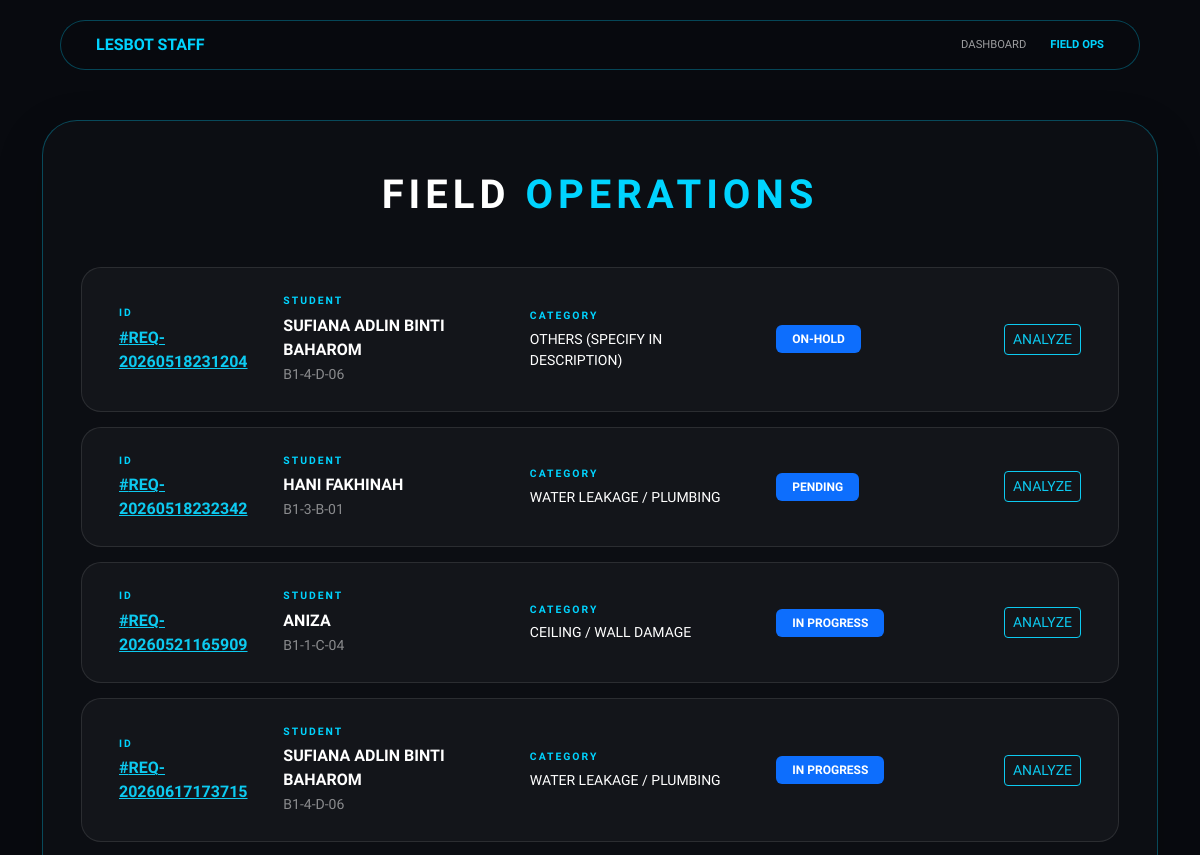
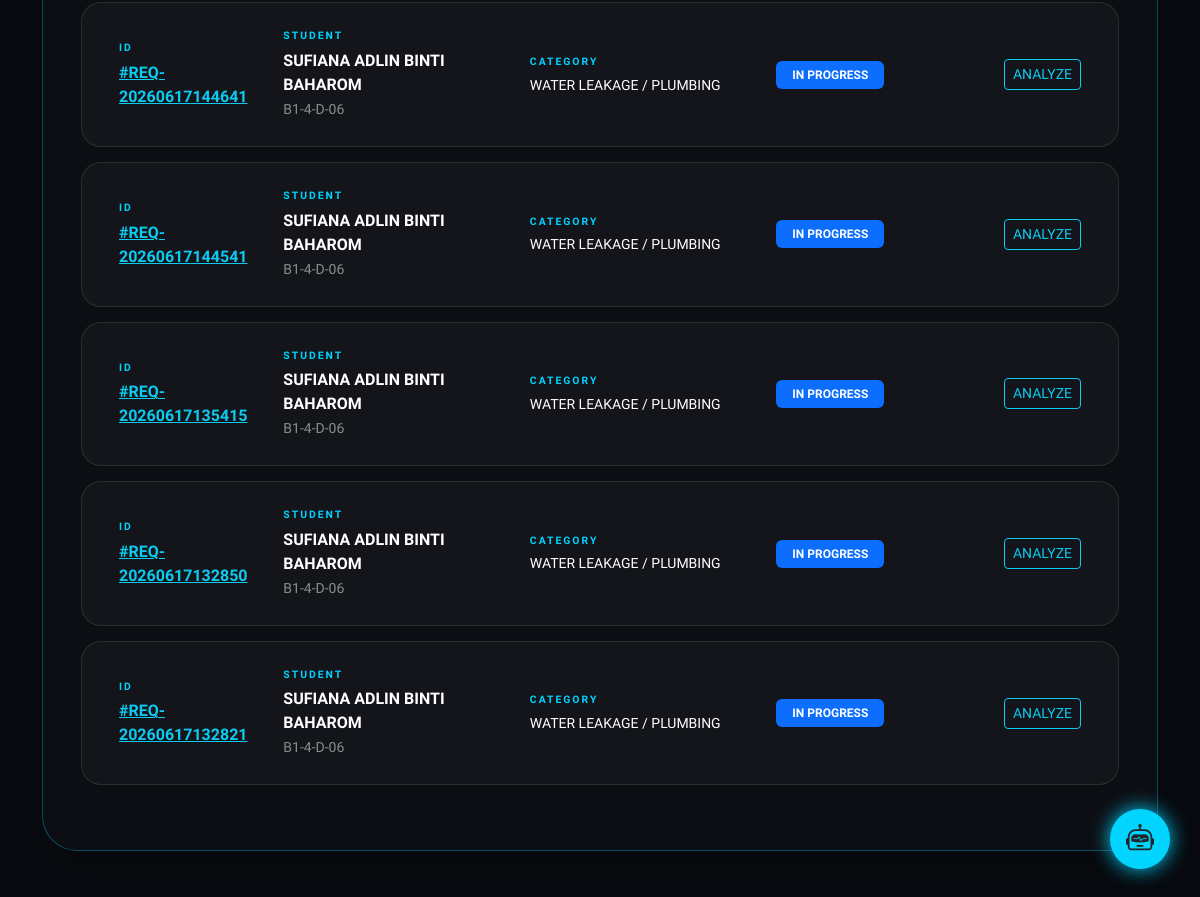
Page /staff_tasks.php (signed in) on the committed database (2 pictures, top to bottom).
### tables this page shows
CREATE TABLE `maintenance_request` (
  `my_row_id` bigint UNSIGNED NOT NULL ,
  `request_id` varchar(20) NOT NULL,
  `student_id` varchar(30) NOT NULL,
  `category_id` int NOT NULL,
  `description` text NOT NULL,
  `status` varchar(20) NOT NULL,
  `priority` varchar(20) NOT NULL,
  `assigned_staff_id` varchar(30) DEFAULT NULL,
  `created_at` timestamp NOT NULL DEFAULT CURRENT_TIMESTAMP,
  `hold_timestamp` datetime DEFAULT NULL,
  `rejected_count` int DEFAULT '0'
);

CREATE TABLE `users` (
  `my_row_id` bigint UNSIGNED NOT NULL ,
  `user_id` varchar(30) NOT NULL,
  `name` varchar(100) NOT NULL,
  `email` varchar(100) NOT NULL,
  `password` varchar(255) DEFAULT NULL,
  `role` enum('Student','Staff','Admin') NOT NULL,
  `reset_token` varchar(64) DEFAULT NULL,
  `token_expiry` datetime DEFAULT NULL,
  `requires_reset` tinyint(1) DEFAULT '0'
);

CREATE TABLE `student` (
  `my_row_id` bigint UNSIGNED NOT NULL ,
  `matric_number` varchar(30) NOT NULL,
  `room_number` varchar(20) NOT NULL,
  `year_sem` varchar(30) NOT NULL
);

CREATE TABLE `category` (
  `my_row_id` bigint UNSIGNED NOT NULL ,
  `category_id` int NOT NULL,
  `category_name` varchar(50) NOT NULL,
  `severity_level` enum('Low','Medium','High','Urgent','Critical') DEFAULT 'Medium'
);

### staff_tasks.php (the view, shortened to what this page needs)
<?php
require_once 'db_config.php';
$staff_id = $_SESSION['std_id'];
try {
    $query = "SELECT mr.*, u.name as student_name, u.email as student_email, u.user_id as student_matric,
                     s.room_number, s.year_sem, c.category_name
              FROM maintenance_request mr
              JOIN users u ON mr.student_id = u.user_id
              JOIN student s ON u.user_id = s.matric_number
              JOIN category c ON mr.category_id = c.category_id
              WHERE mr.assigned_staff_id = ? AND mr.status NOT IN ('Completed', 'Rejected')
              ORDER BY mr.priority ASC, mr.created_at DESC";
    $stmt = $pdo->prepare($query);
    $stmt->execute([$staff_id]);
    $tasks = $stmt->fetchAll();
} catch (PDOException $e) { die("Neural Link Error: " . $e->getMessage()); }
?>
<!DOCTYPE html>
<html lang="en">
<head>
    <link href="https://cdn.jsdelivr.net/npm/bootstrap@5.3.0/dist/css/bootstrap.min.css" rel="stylesheet">
    <link href="https://cdn.jsdelivr.net/npm/bootstrap-icons@1.10.0/font/bootstrap-icons.css" rel="stylesheet">
</head>
<body>
<nav class="neural-nav">
    <a href="staff_dashboard.php" style="color:var(--lesbot-cyan); font-family:'Orbitron'; font-weight:900; text-decoration:none;">LESBOT STAFF</a>
    <div class="d-flex gap-4">
        <a href="staff_dashboard.php" style="color:white; text-decoration:none; font-size:0.7rem; font-family:'Orbitron'; opacity:0.6;">DASHBOARD</a>
        <a href="staff_tasks.php" style="color:var(--lesbot-cyan); text-decoration:none; font-size:0.7rem; font-family:'Orbitron'; font-weight:900;">FIELD OPS</a>
    </div>
</nav>
<div class="container mb-5">
    <div class="system-container shadow-lg">
        <h1 class="text-center mb-5" style="font-family:'Orbitron'; font-weight:900; letter-spacing:5px;">FIELD <span style="color:var(--lesbot-cyan);">OPERATIONS</span></h1>
        <?php if(empty($tasks)): ?>
            <div class="text-center py-5">
                <i class="bi bi-shield-check text-success fs-1"></i>
                <p class="mt-3 font-orbitron">ALL TASKS ARCHIVED / COMPLETED</p>
            </div>
        <?php else: ?>
            <?php foreach($tasks as $t): ?>
                <div class="task-card row align-items-center">
                    <div class="col-md-2"><p class="label-neon">ID</p><a href="#" class="fw-bold text-info" data-bs-toggle="modal" data-bs-target="#modal-<?= $t['request_id'] ?>">#<?= $t['request_id'] ?></a></div>
                    <div class="col-md-3"><p class="label-neon">STUDENT</p><div class="fw-bold text-white"><?= $t['student_name'] ?></div><span class="small opacity-50"><?= $t['room_number'] ?></span></div>
                    <div class="col-md-3"><p class="label-neon">CATEGORY</p><div class="small"><?= $t['category_name'] ?></div></div>
                    <div class="col-md-2"><span class="badge bg-primary px-3 py-2"><?= strtoupper($t['status']) ?></span></div>
                    <div class="col-md-2 text-end"><button class="btn btn-outline-info btn-sm font-orbitron" data-bs-toggle="modal" data-bs-target="#modal-<?= $t['request_id'] ?>">ANALYZE</button></div>
                </div>
            <?php endforeach; ?>
        <?php endif; ?>
    </div>
</div>
<?php include 'chatbot_component.php'; ?>
</body>
</html>

### staff_tasks.php (style rules this page uses)
:root { --lesbot-cyan: #00d4ff; --obsidian: #080a0f; --neon-border: rgba(0, 212, 255, 0.3); }
body { background-color: var(--obsidian); color: #fff; font-family: 'Rajdhani', sans-serif; padding-top: 120px; }
.neural-nav { position: fixed; top: 20px; left: 50%; transform: translateX(-50%); width: 90%; max-width: 1200px; background: rgba(8, 10, 15, 0.95); backdrop-filter: blur(20px); border: 1px solid var(--neon-border); border-radius: 50px; padding: 12px 35px; display: flex; justify-content: space-between; align-items: center; z-index: 2000; }
.system-container { background: rgba(255, 255, 255, 0.02); border: 1px solid var(--neon-border); border-radius: 35px; padding: 50px; }
.task-card { background: rgba(255, 255, 255, 0.03); border: 1px solid rgba(255, 255, 255, 0.1); border-radius: 20px; padding: 25px; margin-bottom: 15px; transition: 0.3s; }
.label-neon { font-family: 'Orbitron'; font-size: 0.65rem; color: var(--lesbot-cyan); letter-spacing: 2px; font-weight: 900; margin-bottom: 5px; }

### rows in the picture
maintenance_request: request "REQ-20260518231204", users.name "SUFIANA ADLIN BINTI BAHAROM", student.room_number "B1-4-D-06", category.category_name "OTHERS (SPECIFY IN DESCRIPTION)", status "ON-HOLD"
maintenance_request: request "REQ-20260518232342", users.name "HANI FAKHINAH", student.room_number "B1-3-B-01", category.category_name "WATER LEAKAGE / PLUMBING", status "PENDING"
maintenance_request: request "REQ-20260521165909", users.name "ANIZA", student.room_number "B1-1-C-04", category.category_name "CEILING / WALL DAMAGE", status "IN PROGRESS"
maintenance_request: request "REQ-20260617173715", users.name "SUFIANA ADLIN BINTI BAHAROM", student.room_number "B1-4-D-06", category.category_name "WATER LEAKAGE / PLUMBING", status "IN PROGRESS"
maintenance_request: request "REQ-20260617144641", users.name "SUFIANA ADLIN BINTI BAHAROM", student.room_number "B1-4-D-06", category.category_name "WATER LEAKAGE / PLUMBING", status "IN PROGRESS"
maintenance_request: request "REQ-20260617144541", users.name "SUFIANA ADLIN BINTI BAHAROM", student.room_number "B1-4-D-06", category.category_name "WATER LEAKAGE / PLUMBING", status "IN PROGRESS"
maintenance_request: request "REQ-20260617135415", users.name "SUFIANA ADLIN BINTI BAHAROM", student.room_number "B1-4-D-06", category.category_name "WATER LEAKAGE / PLUMBING", status "IN PROGRESS"
maintenance_request: request "REQ-20260617132850", users.name "SUFIANA ADLIN BINTI BAHAROM", student.room_number "B1-4-D-06", category.category_name "WATER LEAKAGE / PLUMBING", status "IN PROGRESS"
maintenance_request: request "REQ-20260617132821", users.name "SUFIANA ADLIN BINTI BAHAROM", student.room_number "B1-4-D-06", category.category_name "WATER LEAKAGE / PLUMBING", status "IN PROGRESS"
